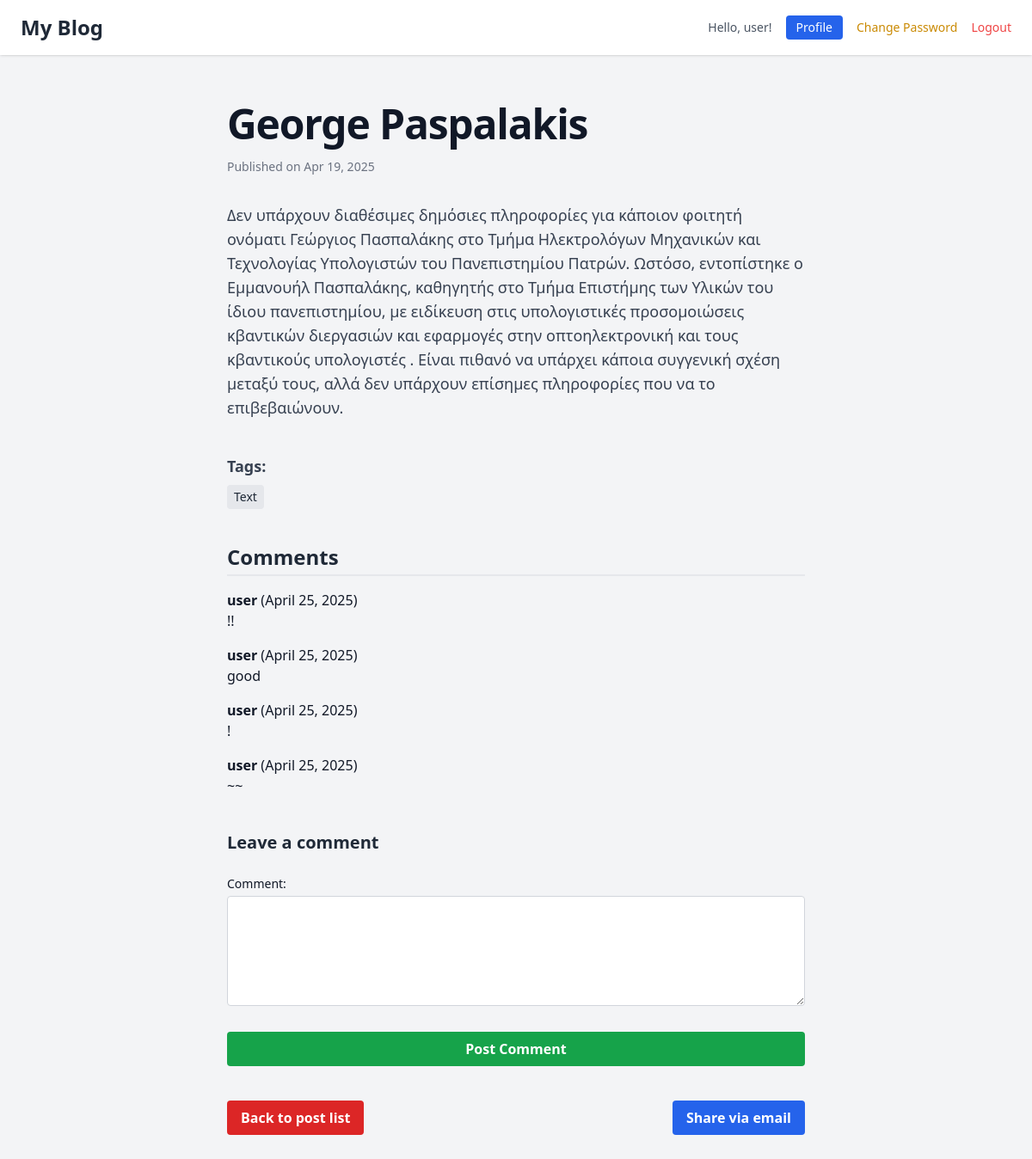
/blog/2025/4/19/george-paspalakis/ (signed in), run on the app's committed database.
### blog/models.py (models this page shows, shortened)
class Post(models.Model):
 author= models.ForeignKey(settings.AUTH_USER_MODEL, on_delete=models.CASCADE)
 title = models.CharField(max_length=255)
 slug= models.SlugField()
 body = models.TextField()
 publish = models.DateTimeField()
 created = models.DateTimeField(auto_now_add=True)
 updated = models.DateTimeField(auto_now=True)
 status = models.CharField(max_length=2,choices=Status.choices, default=Status.DRAFT)
 tags = TaggableManager()

class Comment(models.Model):
    post = models.ForeignKey('Post', on_delete=models.CASCADE, related_name='comments')
    name = models.CharField(max_length=80)
    email = models.EmailField()
    body = models.TextField()
    created = models.DateTimeField(default=timezone.now)
    updated = models.DateTimeField(auto_now=True)
    active = models.BooleanField(default=True)
    class Meta:
        ordering = ['created']

### blog/views.py (the view)
# urls.py: path('<int:year>/<int:month>/<int:day>/<slug:post>/', views.post_detail, name='post_detail'),
def post_detail(request, year, month, day, post):
    post = get_object_or_404(
        Post,
        slug=post,
        publish__year=year,
        publish__month=month,
        publish__day=day
    )
    new_comment = None
    if request.method == 'POST':
        form = CommentForm(request.POST)
        if form.is_valid():
            new_comment = form.save(commit=False)
            new_comment.post = post
            new_comment.name = request.user.username
            new_comment.email = request.user.email
            new_comment.save()
            form = CommentForm()
    else:
        form = CommentForm()
    return render(request, 'blog/post/detail.html', {
        'post': post,
        'form': form,
        'new_comment': new_comment,
    })
    return render(request, 'blog/post/detail.html', {'post': post})

### blog/forms.py
class CommentForm(forms.ModelForm):
    class Meta:
        model = Comment
        fields = ['body']

### blog/templates/blog/post/detail.html (shortened to what this page needs)
{% extends "base.html" %}{% load widget_tweaks %}
{% block content %}
<article class="mx-auto max-w-2xl">
  <h1 class="text-4xl font-bold tracking-tight text-gray-900 sm:text-5xl">{{ post.title }}</h1>
  <p class="mt-4 text-sm text-gray-500">
    Published on {{ post.publish|date:"M d, Y" }}
  </p>
  <div class="mt-8 text-gray-700 text-lg">
    <p>{{ post.body }}</p>
  </div>
  <div class="mt-10">
    <h4 class="text-lg font-semibold text-gray-700 mb-2">Tags:</h4>
    <ul class="flex gap-2 flex-wrap text-sm">
      {% for tag in post.tags.all %}
        <li class="bg-gray-200 text-gray-800 px-2 py-1 rounded">{{ tag.name }}</li>
      {% empty %}
        <li>No tags</li>
      {% endfor %}
    </ul>
  </div>
  <h3 class="text-2xl font-semibold text-gray-800 border-b-2 border-black-500 pb-1 mt-10 mb-4">
    Comments
</h3>
{% for comment in post.comments.all %}
    {% if comment.active %}
        <div class="mb-4">
            <strong>{{ comment.name }}</strong> ({{ comment.created|date:"F d, Y" }})
            <p>{{ comment.body }}</p>
        </div>
    {% endif %}
{% empty %}
    <p>No comments yet.</p>
{% endfor %}
{% if user.is_authenticated %}
    <h4 class="text-xl font-semibold text-gray-800 mt-10 mb-4">Leave a comment</h4>
    <form method="post" class="space-y-6">
        <div>
            <label for="id_body" class="block text-sm font-medium">Comment:</label>
            {{ form.body|add_class:"w-full mt-1 p-2 border border-gray-300 rounded h-32" }}
        </div>
        <button type="submit"
                class="w-full bg-green-600 hover:bg-green-700 text-white font-semibold py-2 px-4 rounded">
            Post Comment
        </button>
    </form>
{% else %}
    <p class="text-sm text-gray-600 mt-6">
        <a href="{% url 'login' %}" class="text-blue-600 hover:underline">Log in</a> to leave a comment.
    </p>
{% endif %}
  <div class="flex justify-between mt-10">
    <a href="{% url 'blog:post_list' %}"
       class="inline-block px-4 py-2 bg-red-600 text-white font-semibold rounded hover:bg-red-800 transition">
      Back to post list
    </a>
    <a href="{% url 'blog:post_share' post.id %}"
       class="inline-block px-4 py-2 bg-blue-600 text-white font-semibold rounded hover:bg-blue-700 transition">
      Share via email
    </a>
  </div>
</article>
{% endblock %}

### account/templates/base.html (shortened to what this page needs)
<!DOCTYPE html>
<html lang="en">
<head>
  <script src="https://cdn.tailwindcss.com"></script>
</head>
<body class="bg-gray-100 text-gray-900">
  <nav class="bg-white shadow px-6 py-4 flex justify-between items-center fixed w-full top-0 z-50">
    <a href="{% url 'blog:post_list' %}" class="text-2xl font-bold text-gray-800">My Blog</a>
    <div class="flex gap-4 items-center text-sm">
      {% if user.is_authenticated %}
        <span class="text-gray-600">Hello, {{ user.username }}!</span>
        <a href="{% url 'profile' %}" class="bg-blue-600 text-white px-3 py-1 rounded hover:bg-blue-700">Profile</a>
        <a href="{% url 'password_change' %}" class="text-yellow-600 hover:underline">Change Password</a>
        <form method="post" action="{% url 'logout' %}" class="inline">
          <button type="submit" class="text-red-500 hover:underline bg-transparent border-none cursor-pointer">
              Logout
          </button>
        </form>
      {% else %}
        <a href="{% url 'login' %}" class="text-blue-600 hover:underline">Login</a>
        <a href="{% url 'register' %}" class="text-green-600 hover:underline">Register</a>
      {% endif %}
    </div>
  </nav>
  <div class="h-20"></div>
  <main class="max-w-7xl mx-auto px-6 py-10">
    {% block content %}{% endblock %}
  </main>
</body>
</html>

### data on the page
Post: title "George Paspalakis", publish "Apr 19, 2025", body "​Δεν υπάρχουν διαθέσιμες δημόσιες πληροφορίες για κάποιον φοιτητή ονόματι Γεώργιος Πασπαλάκης στο Τμήμα Ηλεκτρολόγων Μηχανικών και Τεχνολογίας Υπολογιστών του Πανεπιστημίου Πατρών. Ωστόσο, εντοπίστηκε ο Εμμανουήλ Πασπαλάκης, καθηγητής στο Τμήμα Επιστήμης των Υλικών του ίδιου πανεπιστημίου, με ειδίκευση στις υπολογιστικές προσομοιώσεις κβαντικών διεργασιών και εφαρμογές στην οπτοηλεκτρονική και τους κβαντικούς υπολογιστές . Είναι πιθανό να υπάρχει κάποια συγγενική σχέση μεταξύ τους, αλλά δεν υπάρχουν επίσημες πληροφορίες που να το επιβεβαιώνουν."
Tag: name "Text"
Comment: name "user", created "April 25, 2025", body "!!"
Comment: name "user", created "April 25, 2025", body "good"
Comment: name "user", created "April 25, 2025", body "!"
Comment: name "user", created "April 25, 2025", body "~~"

### other printed values
{{ user.username }} "user"
